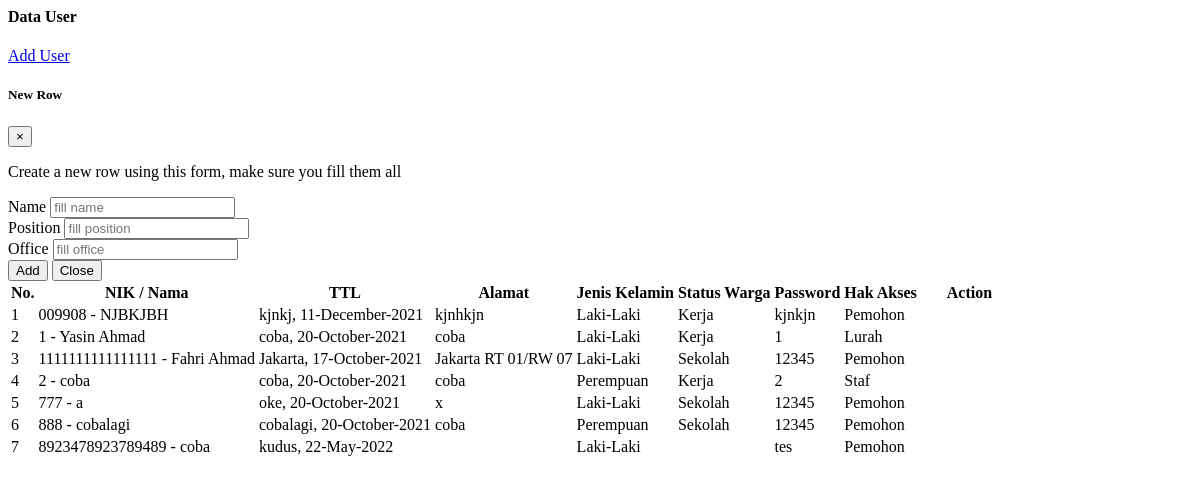
/demo1/tampil_user.php, run on the app's committed database.
### tables this page shows
CREATE TABLE `data_user` (
  `nik` varchar(16) NOT NULL,
  `password` varchar(225) NOT NULL,
  `hak_akses` varchar(225) NOT NULL,
  `nama` varchar(30) NOT NULL,
  `tanggal_lahir` date NOT NULL,
  `tempat_lahir` varchar(30) NOT NULL,
  `jekel` varchar(20) NOT NULL,
  `agama` varchar(20) NOT NULL,
  `alamat` text NOT NULL,
  `telepon` varchar(13) NOT NULL,
  `status_warga` varchar(30) NOT NULL,
  `ttd` text DEFAULT NULL
);

### demo1/tampil_user.php (the view, shortened to what this page needs)
<?php include '../konek.php'; ?>
<link href="css/sweetalert.css" rel="stylesheet" type="text/css">
<div class="page-inner">
    <div class="row">
        <div class="col-md-12">
            <div class="card">
                <div class="card-header">
                    <div class="d-flex align-items-center">
                        <h4 class="card-title">Data User</h4>
                            <a href="?halaman=tambah_user" class="btn btn-primary btn-round ml-auto">
                                    Add User
                            </a>
                    </div>
                </div>
                <div class="card-body">
                <div class="modal fade" id="addRowModal" tabindex="-1" role="dialog" aria-hidden="true">
                    <div class="modal-dialog" role="document">
                        <div class="modal-content">
                            <div class="modal-header no-bd">
                                <h5 class="modal-title">
                                    <span class="fw-mediumbold">
                                        New
                                    </span>
                                    <span class="fw-light">
                                        Row
                                    </span>
                                    </h5>
                                    <button type="button" class="close" data-dismiss="modal" aria-label="Close">
                                        <span aria-hidden="true">&times;</span>
                                    </button>
                            </div>
                            <div class="modal-body">
                                <p class="small">Create a new row using this form, make sure you fill them all</p>
                                <div class="row">
                                    <div class="col-sm-12">
                                        <div class="form-group form-group-default">
                                            <label>Name</label>
                                            <input id="addName" type="text" class="form-control" placeholder="fill name">
                                        </div>
                                    </div>
                                    <div class="col-md-6 pr-0">
                                        <div class="form-group form-group-default">
                                            <label>Position</label>
                                                <input id="addPosition" type="text" class="form-control" placeholder="fill position">
                                                                    </div>
                                                                </div>
                                                                <div class="col-md-6">
                                                                    <div class="form-group form-group-default">
                                                                        <label>Office</label>
                                                                        <input id="addOffice" type="text" class="form-control" placeholder="fill office">
                                                                    </div>
                                                                </div>
                                                            </div>
                                                    </div>
                                                    <div class="modal-footer no-bd">
                                                        <button type="button" id="addRowButton" class="btn btn-primary">Add</button>
                                                        <button type="button" class="btn btn-danger" data-dismiss="modal">Close</button>
                                                    </div>
                                                </div>
                                            </div>
                                        </div>
                                        <form action="">
                                            <div class="table-responsive">
                                                <table id="add" class="display table table-striped table-hover" >
                                                    <thead>
                                                        <tr>
                                                            <th>No.</th>
                                                            <th>NIK / Nama</th>
                                                            <th>TTL</th>
                                                            <th>Alamat</th>
                                                            <th>Jenis Kelamin</th>
                                                            <th>Status Warga</th>
                                                            <th>Password</th>
                                                            <th>Hak Akses</th>
                                                            <th style="width: 10%">Action</th>
                                                        </tr>
                                                    </thead>
                                                    <tbody>
                                                        <?php
                                                            $no=1;
                                                            $tampil = "SELECT * FROM data_user";
                                                            $query = mysqli_query($konek,$tampil);
                                                            while($data=mysqli_fetch_array($query,MYSQLI_BOTH)){
                                                                $username = $data['nik'];
                                                                $nama = $data['nama'];
                                                                $password = $data['password'];
                                                                $tempat = $data['tempat_lahir'];
                                                                $tanggal = $data['tanggal_lahir'];
                                                                $alamat = $data['alamat'];
                                                                $jekel = $data['jekel'];
                                                                $status_warga = $data['status_warga'];
                                                                $tanggal_lahir = date("d-F-Y", strtotime($tanggal));
                                                                $hak_akses = $data['hak_akses'];
                                                        ?>
                                                        <tr>
                                                            <td><?php echo $no++;?></td>
                                                            <td><?php echo $username.' - '.$nama;?></td>
                                                            <td><?php echo $tempat.", ".$tanggal_lahir;?></td>
                                                            <td><?php echo $alamat;?></td>
                                                            <td><?php echo $jekel;?></td>
                                                            <td><?php echo $status_warga;?></td>
                                                            <td><?php echo $password;?></td>
                                                            <td><?php echo $hak_akses;?></td>
                                                            <td>
                                                            </td>
                                                        </tr>
                                                        <?php
                                                            }
                                                        ?>
                                                    </tbody>
                                                </table>
                                            </div>
                                        </form>
                                    </div>
                                </div>
                        </div>
        </div>
</div>

### data on the page
data_user: nik "009908", nama "NJBKJBH", tempat_lahir "kjnkj", tanggal_lahir "11-December-2021", alamat "kjnhkjn", jekel "Laki-Laki", status_warga "Kerja", password "kjnkjn", hak_akses "Pemohon"
data_user: nik "1", nama "Yasin Ahmad", tempat_lahir "coba", tanggal_lahir "20-October-2021", alamat "coba", jekel "Laki-Laki", status_warga "Kerja", password "1", hak_akses "Lurah"
data_user: nik "1111111111111111", nama "Fahri Ahmad", tempat_lahir "Jakarta", tanggal_lahir "17-October-2021", alamat "Jakarta RT 01/RW 07", jekel "Laki-Laki", status_warga "Sekolah", password "12345", hak_akses "Pemohon"
data_user: nik "2", nama "coba", tempat_lahir "coba", tanggal_lahir "20-October-2021", alamat "coba", jekel "Perempuan", status_warga "Kerja", password "2", hak_akses "Staf"
data_user: nik "777", nama "a", tempat_lahir "oke", tanggal_lahir "20-October-2021", alamat "x", jekel "Laki-Laki", status_warga "Sekolah", password "12345", hak_akses "Pemohon"
data_user: nik "888", nama "cobalagi", tempat_lahir "cobalagi", tanggal_lahir "20-October-2021", alamat "coba", jekel "Perempuan", status_warga "Sekolah", password "12345", hak_akses "Pemohon"
data_user: nik "8923478923789489", nama "coba", tempat_lahir "kudus", tanggal_lahir "22-May-2022", jekel "Laki-Laki", password "tes", hak_akses "Pemohon"
